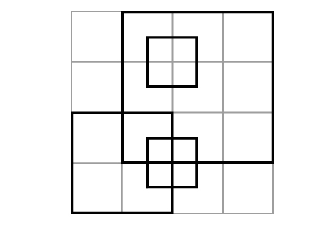
#> input picture images/box.png, 323 x 252 px
$ jupyter execute Chapter6.ipynb
#> lines starting #> are read from the running program, lines starting #| are printed output that depends on the picture; after the words box and inside, x2 and y2 are one past the last pixel; in counts of white or black regions, pixels touching at a corner belong together
[cell 1]
from skimage.io import imread
from skimage.color import rgb2gray
img = imread('images/box.png')
#> img is the input picture: shape (252, 323, 4); mean R, G, B, A 242, 242, 242, 191.2
imggray = rgb2gray(img)

[cell 2]
imggray

[cell 3]
from scipy import signal as sig
import numpy as np
def gradient_x(imggray):
    ##Sobel operator kernels.
    kernel_x = np.array([[-1, 0, 1],[-2, 0, 2],[-1, 0, 1]])
    return sig.convolve2d(imggray, kernel_x, mode='same')
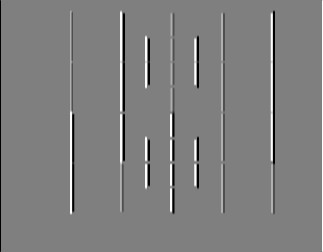
#> returned value: shape (252, 323) float64; min -4, max 4, mean -5.02e-19; drawn with min black and max white
def gradient_y(imggray):
    kernel_y = np.array([[1, 2, 1], [0, 0, 0], [-1, -2, -1]])
    return sig.convolve2d(imggray, kernel_y, mode='same')
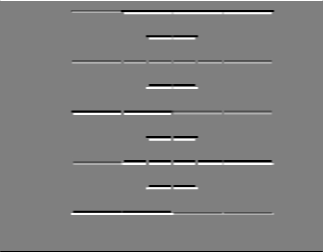
#> returned value: shape (252, 323) float64; min -4, max 4, mean 0; drawn with min black and max white
I_x = gradient_x(imggray)
I_y = gradient_y(imggray)

[cell 4]
I_x.shape
#> Out = (252, 323)

[cell 5]
imggray.shape
#> Out = (252, 323)

[cell 6]
I_x

[cell 7]
Ixx = I_x**2
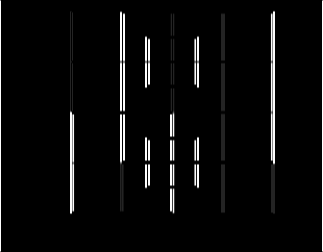
#> Ixx: shape (252, 323) float64; min 0, max 16, mean 0.626; drawn with min black and max white
Ixy = I_y*I_x
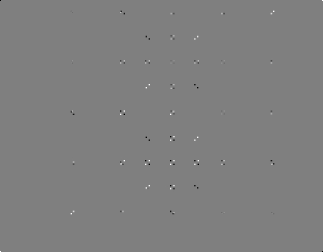
#> Ixy: shape (252, 323) float64; min -9, max 9, mean -8.94e-05; drawn with min black and max white
Iyy = I_y**2
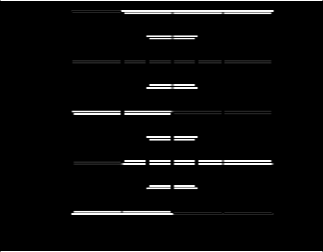
#> Iyy: shape (252, 323) float64; min 0, max 16, mean 0.635; drawn with min black and max white

[cell 8]
Ixx

[cell 9]
height,width=imggray.shape[:2]
#> height = 252; width = 323
offset=1

[cell 10]
height,width
#> Out = (252, 323)

[cell 11]
response=[]
k=0.04
for y in range(offset, height-offset):
    for x in range(offset, width-offset):
        Sxx = np.sum(Ixx[y-offset:y+1+offset, x-offset:x+1+offset])
        Syy = np.sum(Iyy[y-offset:y+1+offset, x-offset:x+1+offset])
        Sxy = np.sum(Ixy[y-offset:y+1+offset, x-offset:x+1+offset])
        #print(Sxx,Syy,Sxy)
            #Find determinant and trace, use to get corner response
        det = (Sxx * Syy) - (Sxy**2)
        trace = Sxx + Syy
        r = det - k*(trace**2)
        response.append([x,y,r])
#> after the loop, response = 80250 items
#response

[cell 12]
img.shape
#> Out = (252, 323, 4)

[cell 13]
for rs in response:
    x, y, r = rs
    if r > 0:
        img[y,x][0],img[y,x][1],img[y,x][2] = 255,0,0
#> this loop made 80250 passes
#> (x, y, r) on passes 1 to 3: (1, 1, 1331), (2, 1, -92.16), (3, 1, -92.16)
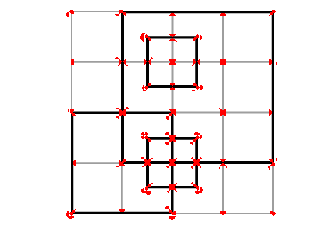
#> img: shape (252, 323, 4); 1.78% of pixels changed, all inside (x1, y1, x2, y2) = (1, 1, 322, 251); transparent parts drawn white
